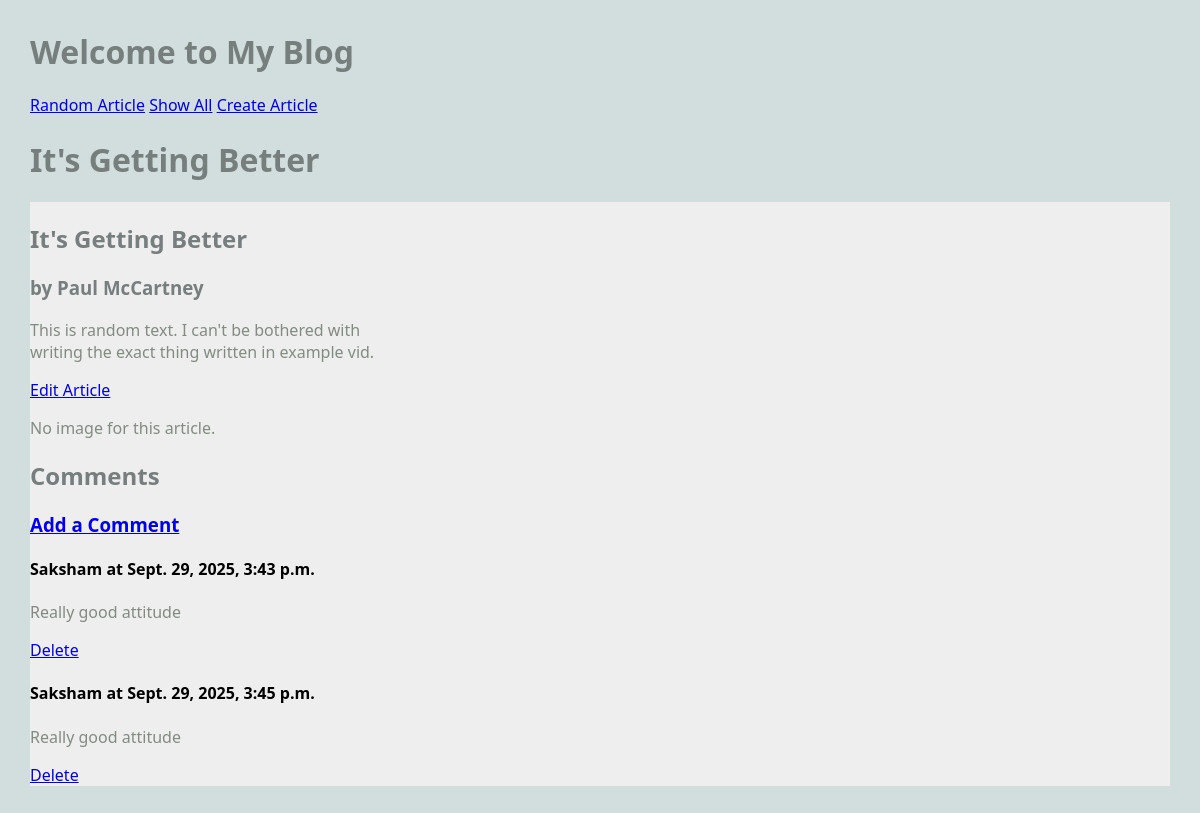
Before: /blog/article/5 with the older database file.
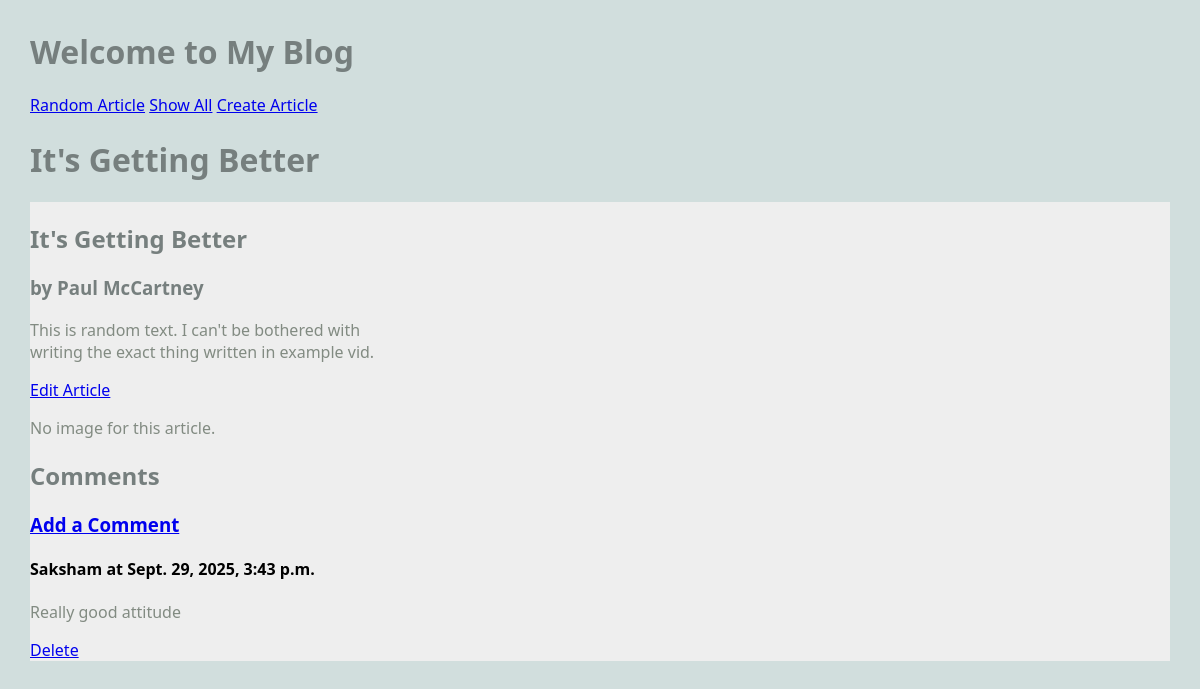
After: the same page with the newer database file.
### blog/models.py (models this page shows, shortened)
class Comment(models.Model):
    article = models.ForeignKey(Article, on_delete=models.CASCADE)
    author = models.TextField(blank=False)
    text = models.TextField(blank=False)
    published = models.DateTimeField(auto_now=True)

### blog/views.py (the view)
# urls.py: path('article/<int:pk>', ArticleView.as_view(), name="article"),
class ArticleView(DetailView):
    model = Article
    template_name = 'blog/article.html'
    context_object_name = 'article'

### blog/models.py (called while the page is built)
    def get_all_comments(self):
        return Comment.objects.filter(article=self)

### blog/templates/blog/article.html (shortened to what this page needs)
{% extends "blog/base.html" %}
{% block content %}
<h1>{{ article.title }}</h1>
<main class="grid-container">
    <div>
        <div>
            <h2>{{ article.title }}</h2>
            <h3>by {{ article.author }}</h3>
            <p> {{ article.text }}</p>
            <a href="{% url 'update_article' article.pk %}">Edit Article</a>
        </div>
         {% if article.image_file %}
            <img src="{{ article.image_file.url }}" alt="">
            {% else %}
            <p>No image for this article.</p>
        {% endif %}
            <h2>Comments</h2>
            <h3>
                <a href="{% url 'create_comment' article.pk %}">Add a Comment</a>
            </h3>
            {% for comment in article.get_all_comments %}
                <div>
                    <h4>{{ comment.author }} at {{ comment.published }}</h4>
                    <p>{{ comment.text }}</p>
                    <a href="{% url 'delete_comment' comment.pk %}">Delete</a>
                </div>
            {% empty %}
                <p>No comments yet.</p>
            {% endfor %}
            </div>
</main>
{% endblock %}

Changed rows visible on the page:
removed Comment: author "Saksham", published "Sept. 29, 2025, 3:45 p.m.", text "Really good attitude"
